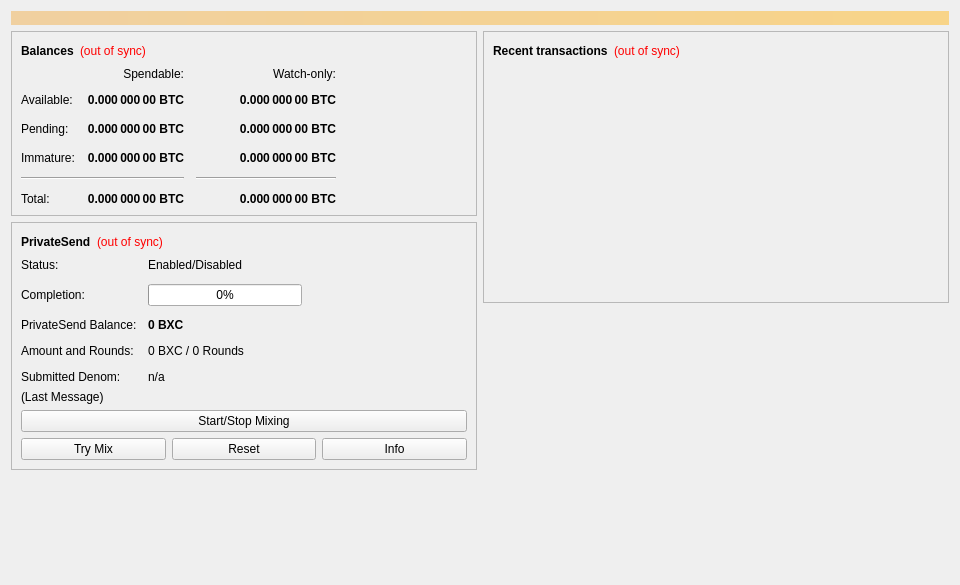
<?xml version="1.0" encoding="UTF-8"?>
<ui version="4.0">
 <class>OverviewPage</class>
 <widget class="QWidget" name="OverviewPage">
  <property name="geometry">
   <rect>
    <x>0</x>
    <y>0</y>
    <width>960</width>
    <height>585</height>
   </rect>
  </property>
  <property name="minimumSize">
   <size>
    <width>960</width>
    <height>0</height>
   </size>
  </property>
  <property name="windowTitle">
   <string>Form</string>
  </property>
  <layout class="QVBoxLayout" name="topLayout">
   <item>
    <widget class="QLabel" name="labelAlerts">
     <property name="visible">
      <bool>false</bool>
     </property>
     <property name="styleSheet">
      <string notr="true">QLabel { background-color: qlineargradient(x1: 0, y1: 0, x2: 1, y2: 0, stop:0 #F0D0A0, stop:1 #F8D488); color:#000000; }</string>
     </property>
     <property name="wordWrap">
      <bool>true</bool>
     </property>
     <property name="margin">
      <number>3</number>
     </property>
     <property name="textInteractionFlags">
      <set>Qt::TextSelectableByMouse</set>
     </property>
    </widget>
   </item>
   <item>
    <layout class="QHBoxLayout" name="horizontalLayout" stretch="1,1">
     <item>
      <layout class="QVBoxLayout" name="verticalLayout_2">
       <item>
        <widget class="QFrame" name="frame">
         <property name="frameShape">
          <enum>QFrame::StyledPanel</enum>
         </property>
         <property name="frameShadow">
          <enum>QFrame::Raised</enum>
         </property>
         <layout class="QVBoxLayout" name="verticalLayout_4">
          <item>
           <layout class="QHBoxLayout" name="horizontalLayout_4">
            <item>
             <widget class="QLabel" name="label_5">
              <property name="font">
               <font>
                <weight>75</weight>
                <bold>true</bold>
               </font>
              </property>
              <property name="text">
               <string>Balances</string>
              </property>
             </widget>
            </item>
            <item>
             <widget class="QLabel" name="labelWalletStatus">
              <property name="toolTip">
               <string>The displayed information may be out of date. Your wallet automatically synchronizes with the Bitmonix network after a connection is established, but this process has not completed yet.</string>
              </property>
              <property name="styleSheet">
               <string notr="true">QLabel { color: red; }</string>
              </property>
              <property name="text">
               <string notr="true">(out of sync)</string>
              </property>
              <property name="alignment">
               <set>Qt::AlignLeading|Qt::AlignLeft|Qt::AlignVCenter</set>
              </property>
             </widget>
            </item>
            <item>
             <spacer name="horizontalSpacer_3">
              <property name="orientation">
               <enum>Qt::Horizontal</enum>
              </property>
              <property name="sizeHint" stdset="0">
               <size>
                <width>40</width>
                <height>20</height>
               </size>
              </property>
             </spacer>
            </item>
           </layout>
          </item>
          <item>
           <layout class="QGridLayout" name="gridLayout">
            <property name="spacing">
             <number>12</number>
            </property>
            <item row="2" column="2">
             <widget class="QLabel" name="labelWatchPending">
              <property name="font">
               <font>
                <weight>75</weight>
                <bold>true</bold>
               </font>
              </property>
              <property name="cursor">
               <cursorShape>IBeamCursor</cursorShape>
              </property>
              <property name="toolTip">
               <string>Unconfirmed transactions to watch-only addresses</string>
              </property>
              <property name="text">
               <string notr="true">0.000 000 00 BTC</string>
              </property>
              <property name="alignment">
               <set>Qt::AlignRight|Qt::AlignTrailing|Qt::AlignVCenter</set>
              </property>
              <property name="textInteractionFlags">
               <set>Qt::LinksAccessibleByMouse|Qt::TextSelectableByKeyboard|Qt::TextSelectableByMouse</set>
              </property>
             </widget>
            </item>
            <item row="2" column="1">
             <widget class="QLabel" name="labelUnconfirmed">
              <property name="font">
               <font>
                <weight>75</weight>
                <bold>true</bold>
               </font>
              </property>
              <property name="cursor">
               <cursorShape>IBeamCursor</cursorShape>
              </property>
              <property name="toolTip">
               <string>Total of transactions that have yet to be confirmed, and do not yet count toward the spendable balance</string>
              </property>
              <property name="text">
               <string notr="true">0.000 000 00 BTC</string>
              </property>
              <property name="alignment">
               <set>Qt::AlignRight|Qt::AlignTrailing|Qt::AlignVCenter</set>
              </property>
              <property name="textInteractionFlags">
               <set>Qt::LinksAccessibleByMouse|Qt::TextSelectableByKeyboard|Qt::TextSelectableByMouse</set>
              </property>
             </widget>
            </item>
            <item row="3" column="2">
             <widget class="QLabel" name="labelWatchImmature">
              <property name="font">
               <font>
                <weight>75</weight>
                <bold>true</bold>
               </font>
              </property>
              <property name="cursor">
               <cursorShape>IBeamCursor</cursorShape>
              </property>
              <property name="toolTip">
               <string>Mined balance in watch-only addresses that has not yet matured</string>
              </property>
              <property name="text">
               <string notr="true">0.000 000 00 BTC</string>
              </property>
              <property name="alignment">
               <set>Qt::AlignRight|Qt::AlignTrailing|Qt::AlignVCenter</set>
              </property>
              <property name="textInteractionFlags">
               <set>Qt::LinksAccessibleByMouse|Qt::TextSelectableByKeyboard|Qt::TextSelectableByMouse</set>
              </property>
             </widget>
            </item>
            <item row="4" column="0" colspan="2">
             <widget class="Line" name="lineSpendableBalance">
              <property name="orientation">
               <enum>Qt::Horizontal</enum>
              </property>
             </widget>
            </item>
            <item row="4" column="2">
             <widget class="Line" name="lineWatchBalance">
              <property name="sizePolicy">
               <sizepolicy hsizetype="Preferred" vsizetype="Fixed">
                <horstretch>0</horstretch>
                <verstretch>0</verstretch>
               </sizepolicy>
              </property>
              <property name="minimumSize">
               <size>
                <width>140</width>
                <height>0</height>
               </size>
              </property>
              <property name="orientation">
               <enum>Qt::Horizontal</enum>
              </property>
             </widget>
            </item>
            <item row="5" column="0">
             <widget class="QLabel" name="labelTotalText">
              <property name="text">
               <string>Total:</string>
              </property>
             </widget>
            </item>
            <item row="3" column="1">
             <widget class="QLabel" name="labelImmature">
              <property name="font">
               <font>
                <weight>75</weight>
                <bold>true</bold>
               </font>
              </property>
              <property name="cursor">
               <cursorShape>IBeamCursor</cursorShape>
              </property>
              <property name="toolTip">
               <string>Mined balance that has not yet matured</string>
              </property>
              <property name="text">
               <string notr="true">0.000 000 00 BTC</string>
              </property>
              <property name="alignment">
               <set>Qt::AlignRight|Qt::AlignTrailing|Qt::AlignVCenter</set>
              </property>
              <property name="textInteractionFlags">
               <set>Qt::LinksAccessibleByMouse|Qt::TextSelectableByKeyboard|Qt::TextSelectableByMouse</set>
              </property>
             </widget>
            </item>
            <item row="2" column="3">
             <spacer name="horizontalSpacer_2">
              <property name="orientation">
               <enum>Qt::Horizontal</enum>
              </property>
              <property name="sizeHint" stdset="0">
               <size>
                <width>40</width>
                <height>20</height>
               </size>
              </property>
             </spacer>
            </item>
            <item row="3" column="0">
             <widget class="QLabel" name="labelImmatureText">
              <property name="text">
               <string>Immature:</string>
              </property>
             </widget>
            </item>
            <item row="5" column="1">
             <widget class="QLabel" name="labelTotal">
              <property name="font">
               <font>
                <weight>75</weight>
                <bold>true</bold>
               </font>
              </property>
              <property name="cursor">
               <cursorShape>IBeamCursor</cursorShape>
              </property>
              <property name="toolTip">
               <string>Your current total balance</string>
              </property>
              <property name="text">
               <string notr="true">0.000 000 00 BTC</string>
              </property>
              <property name="alignment">
               <set>Qt::AlignRight|Qt::AlignTrailing|Qt::AlignVCenter</set>
              </property>
              <property name="textInteractionFlags">
               <set>Qt::LinksAccessibleByMouse|Qt::TextSelectableByKeyboard|Qt::TextSelectableByMouse</set>
              </property>
             </widget>
            </item>
            <item row="5" column="2">
             <widget class="QLabel" name="labelWatchTotal">
              <property name="font">
               <font>
                <weight>75</weight>
                <bold>true</bold>
               </font>
              </property>
              <property name="cursor">
               <cursorShape>IBeamCursor</cursorShape>
              </property>
              <property name="toolTip">
               <string>Current total balance in watch-only addresses</string>
              </property>
              <property name="text">
               <string notr="true">0.000 000 00 BTC</string>
              </property>
              <property name="alignment">
               <set>Qt::AlignRight|Qt::AlignTrailing|Qt::AlignVCenter</set>
              </property>
              <property name="textInteractionFlags">
               <set>Qt::LinksAccessibleByMouse|Qt::TextSelectableByKeyboard|Qt::TextSelectableByMouse</set>
              </property>
             </widget>
            </item>
            <item row="0" column="2">
             <widget class="QLabel" name="labelWatchonly">
              <property name="text">
               <string>Watch-only:</string>
              </property>
              <property name="alignment">
               <set>Qt::AlignRight|Qt::AlignTrailing|Qt::AlignVCenter</set>
              </property>
             </widget>
            </item>
            <item row="1" column="0">
             <widget class="QLabel" name="labelBalanceText">
              <property name="text">
               <string>Available:</string>
              </property>
             </widget>
            </item>
            <item row="1" column="1">
             <widget class="QLabel" name="labelBalance">
              <property name="font">
               <font>
                <weight>75</weight>
                <bold>true</bold>
               </font>
              </property>
              <property name="cursor">
               <cursorShape>IBeamCursor</cursorShape>
              </property>
              <property name="toolTip">
               <string>Your current spendable balance</string>
              </property>
              <property name="text">
               <string notr="true">0.000 000 00 BTC</string>
              </property>
              <property name="alignment">
               <set>Qt::AlignRight|Qt::AlignTrailing|Qt::AlignVCenter</set>
              </property>
              <property name="textInteractionFlags">
               <set>Qt::LinksAccessibleByMouse|Qt::TextSelectableByKeyboard|Qt::TextSelectableByMouse</set>
              </property>
             </widget>
            </item>
            <item row="1" column="2">
             <widget class="QLabel" name="labelWatchAvailable">
              <property name="font">
               <font>
                <weight>75</weight>
                <bold>true</bold>
               </font>
              </property>
              <property name="cursor">
               <cursorShape>IBeamCursor</cursorShape>
              </property>
              <property name="toolTip">
               <string>Your current balance in watch-only addresses</string>
              </property>
              <property name="text">
               <string notr="true">0.000 000 00 BTC</string>
              </property>
              <property name="alignment">
               <set>Qt::AlignRight|Qt::AlignTrailing|Qt::AlignVCenter</set>
              </property>
              <property name="textInteractionFlags">
               <set>Qt::LinksAccessibleByMouse|Qt::TextSelectableByKeyboard|Qt::TextSelectableByMouse</set>
              </property>
             </widget>
            </item>
            <item row="2" column="0">
             <widget class="QLabel" name="labelPendingText">
              <property name="text">
               <string>Pending:</string>
              </property>
             </widget>
            </item>
            <item row="0" column="1">
             <widget class="QLabel" name="labelSpendable">
              <property name="text">
               <string>Spendable:</string>
              </property>
              <property name="alignment">
               <set>Qt::AlignRight|Qt::AlignTrailing|Qt::AlignVCenter</set>
              </property>
             </widget>
            </item>
           </layout>
          </item>
         </layout>
        </widget>
       </item>
       <item>
        <widget class="QFrame" name="framePrivateSend">
         <property name="layoutDirection">
          <enum>Qt::LeftToRight</enum>
         </property>
         <property name="frameShape">
          <enum>QFrame::StyledPanel</enum>
         </property>
         <property name="frameShadow">
          <enum>QFrame::Raised</enum>
         </property>
         <layout class="QVBoxLayout" name="VerticalLayout_PS1">
          <item>
           <layout class="QHBoxLayout" name="horizontalLayout_5">
            <item>
             <widget class="QLabel" name="labelPrivateSendHeader">
              <property name="font">
               <font>
                <weight>75</weight>
                <bold>true</bold>
               </font>
              </property>
              <property name="text">
               <string>PrivateSend</string>
              </property>
             </widget>
            </item>
            <item>
             <widget class="QLabel" name="labelPrivateSendSyncStatus">
              <property name="toolTip">
               <string>The displayed information may be out of date. Your wallet automatically synchronizes with the Bitmonix network after a connection is established, but this process has not completed yet.</string>
              </property>
              <property name="styleSheet">
               <string notr="true">QLabel { color: red; }</string>
              </property>
              <property name="text">
               <string notr="true">(out of sync)</string>
              </property>
              <property name="alignment">
               <set>Qt::AlignLeading|Qt::AlignLeft|Qt::AlignVCenter</set>
              </property>
             </widget>
            </item>
            <item>
             <spacer name="horizontalSpacer_4">
              <property name="orientation">
               <enum>Qt::Horizontal</enum>
              </property>
              <property name="sizeHint" stdset="0">
               <size>
                <width>40</width>
                <height>20</height>
               </size>
              </property>
             </spacer>
            </item>
           </layout>
          </item>
          <item>
           <layout class="QFormLayout" name="privateSendFormLayout">
            <property name="fieldGrowthPolicy">
             <enum>QFormLayout::AllNonFixedFieldsGrow</enum>
            </property>
            <property name="horizontalSpacing">
             <number>11</number>
            </property>
            <property name="verticalSpacing">
             <number>12</number>
            </property>
            <item row="0" column="0">
             <widget class="QLabel" name="labelPrivateSendEnabledText">
              <property name="text">
               <string>Status:</string>
              </property>
             </widget>
            </item>
            <item row="0" column="1">
             <widget class="QLabel" name="labelPrivateSendEnabled">
              <property name="text">
               <string>Enabled/Disabled</string>
              </property>
             </widget>
            </item>
            <item row="1" column="0">
             <widget class="QLabel" name="labelCompletitionText">
              <property name="text">
               <string>Completion:</string>
              </property>
             </widget>
            </item>
            <item row="1" column="1">
             <widget class="QProgressBar" name="privateSendProgress">
              <property name="maximumSize">
               <size>
                <width>154</width>
                <height>16777215</height>
               </size>
              </property>
              <property name="value">
               <number>0</number>
              </property>
             </widget>
            </item>
            <item row="2" column="0">
             <widget class="QLabel" name="labelAnonymizedText">
              <property name="text">
               <string>PrivateSend Balance:</string>
              </property>
             </widget>
            </item>
            <item row="2" column="1">
             <widget class="QLabel" name="labelAnonymized">
              <property name="font">
               <font>
                <weight>75</weight>
                <bold>true</bold>
               </font>
              </property>
              <property name="text">
               <string notr="true">0 BXC</string>
              </property>
             </widget>
            </item>
            <item row="3" column="0">
             <widget class="QLabel" name="labelAmountAndRoundsText">
              <property name="text">
               <string>Amount and Rounds:</string>
              </property>
             </widget>
            </item>
            <item row="3" column="1">
             <widget class="QLabel" name="labelAmountRounds">
              <property name="text">
               <string>0 BXC / 0 Rounds</string>
              </property>
             </widget>
            </item>
            <item row="4" column="0">
             <widget class="QLabel" name="labelSubmittedDenomText">
              <property name="text">
               <string>Submitted Denom:</string>
              </property>
             </widget>
            </item>
            <item row="4" column="1">
             <widget class="QLabel" name="labelSubmittedDenom">
              <property name="toolTip">
               <string>The denominations you submitted to the Masternode.&lt;br&gt;To mix, other users must submit the exact same denominations.</string>
              </property>
              <property name="text">
               <string>n/a</string>
              </property>
             </widget>
            </item>
           </layout>
          </item>
          <item>
           <layout class="QVBoxLayout" name="VerticalLayout_PS">
            <item>
             <widget class="QLabel" name="labelPrivateSendLastMessage">
              <property name="text">
               <string>(Last Message)</string>
              </property>
              <property name="alignment">
               <set>Qt::AlignLeading|Qt::AlignLeft|Qt::AlignTop</set>
              </property>
              <property name="wordWrap">
               <bool>true</bool>
              </property>
             </widget>
            </item>
            <item>
             <widget class="QPushButton" name="togglePrivateSend">
              <property name="sizePolicy">
               <sizepolicy hsizetype="MinimumExpanding" vsizetype="Fixed">
                <horstretch>0</horstretch>
                <verstretch>0</verstretch>
               </sizepolicy>
              </property>
              <property name="text">
               <string>Start/Stop Mixing</string>
              </property>
             </widget>
            </item>
            <item>
             <layout class="QHBoxLayout" name="horizontalLayout_debugbuttons">
              <item>
               <widget class="QPushButton" name="privateSendAuto">
                <property name="sizePolicy">
                 <sizepolicy hsizetype="MinimumExpanding" vsizetype="Fixed">
                  <horstretch>0</horstretch>
                  <verstretch>0</verstretch>
                 </sizepolicy>
                </property>
                <property name="toolTip">
                 <string>Try to manually submit a PrivateSend request.</string>
                </property>
                <property name="text">
                 <string>Try Mix</string>
                </property>
               </widget>
              </item>
              <item>
               <widget class="QPushButton" name="privateSendReset">
                <property name="sizePolicy">
                 <sizepolicy hsizetype="MinimumExpanding" vsizetype="Fixed">
                  <horstretch>0</horstretch>
                  <verstretch>0</verstretch>
                 </sizepolicy>
                </property>
                <property name="toolTip">
                 <string>Reset the current status of PrivateSend (can interrupt PrivateSend if it's in the process of Mixing, which can cost you money!)</string>
                </property>
                <property name="autoFillBackground">
                 <bool>false</bool>
                </property>
                <property name="text">
                 <string>Reset</string>
                </property>
               </widget>
              </item>
              <item>
               <widget class="QPushButton" name="privateSendInfo">
                <property name="sizePolicy">
                 <sizepolicy hsizetype="MinimumExpanding" vsizetype="Fixed">
                  <horstretch>0</horstretch>
                  <verstretch>0</verstretch>
                 </sizepolicy>
                </property>
                <property name="toolTip">
                 <string>Information about PrivateSend and Mixing</string>
                </property>
                <property name="text">
                 <string>Info</string>
                </property>
               </widget>
              </item>
             </layout>
            </item>
           </layout>
          </item>
         </layout>
        </widget>
       </item>
       <item>
        <spacer name="verticalSpacer">
         <property name="orientation">
          <enum>Qt::Vertical</enum>
         </property>
         <property name="sizeHint" stdset="0">
          <size>
           <width>20</width>
           <height>40</height>
          </size>
         </property>
        </spacer>
       </item>
      </layout>
     </item>
     <item>
      <layout class="QVBoxLayout" name="verticalLayout_3">
       <item>
        <widget class="QFrame" name="frame_2">
         <property name="frameShape">
          <enum>QFrame::StyledPanel</enum>
         </property>
         <property name="frameShadow">
          <enum>QFrame::Raised</enum>
         </property>
         <layout class="QVBoxLayout" name="verticalLayout">
          <item>
           <layout class="QHBoxLayout" name="horizontalLayout_2">
            <item>
             <widget class="QLabel" name="label_4">
              <property name="font">
               <font>
                <weight>75</weight>
                <bold>true</bold>
               </font>
              </property>
              <property name="text">
               <string>Recent transactions</string>
              </property>
             </widget>
            </item>
            <item>
             <widget class="QLabel" name="labelTransactionsStatus">
              <property name="toolTip">
               <string>The displayed information may be out of date. Your wallet automatically synchronizes with the Bitmonix network after a connection is established, but this process has not completed yet.</string>
              </property>
              <property name="styleSheet">
               <string notr="true">QLabel { color: red; }</string>
              </property>
              <property name="text">
               <string notr="true">(out of sync)</string>
              </property>
              <property name="alignment">
               <set>Qt::AlignLeading|Qt::AlignLeft|Qt::AlignVCenter</set>
              </property>
             </widget>
            </item>
            <item>
             <spacer name="horizontalSpacer">
              <property name="orientation">
               <enum>Qt::Horizontal</enum>
              </property>
              <property name="sizeHint" stdset="0">
               <size>
                <width>40</width>
                <height>20</height>
               </size>
              </property>
             </spacer>
            </item>
           </layout>
          </item>
          <item>
           <widget class="QListView" name="listTransactions">
            <property name="styleSheet">
             <string notr="true">QListView { background: transparent; }</string>
            </property>
            <property name="frameShape">
             <enum>QFrame::NoFrame</enum>
            </property>
            <property name="verticalScrollBarPolicy">
             <enum>Qt::ScrollBarAlwaysOff</enum>
            </property>
            <property name="horizontalScrollBarPolicy">
             <enum>Qt::ScrollBarAlwaysOff</enum>
            </property>
            <property name="selectionMode">
             <enum>QAbstractItemView::NoSelection</enum>
            </property>
           </widget>
          </item>
         </layout>
        </widget>
       </item>
       <item>
        <spacer name="verticalSpacer_2">
         <property name="orientation">
          <enum>Qt::Vertical</enum>
         </property>
         <property name="sizeHint" stdset="0">
          <size>
           <width>20</width>
           <height>40</height>
          </size>
         </property>
        </spacer>
       </item>
      </layout>
     </item>
    </layout>
   </item>
  </layout>
 </widget>
 <resources/>
 <connections/>
</ui>
